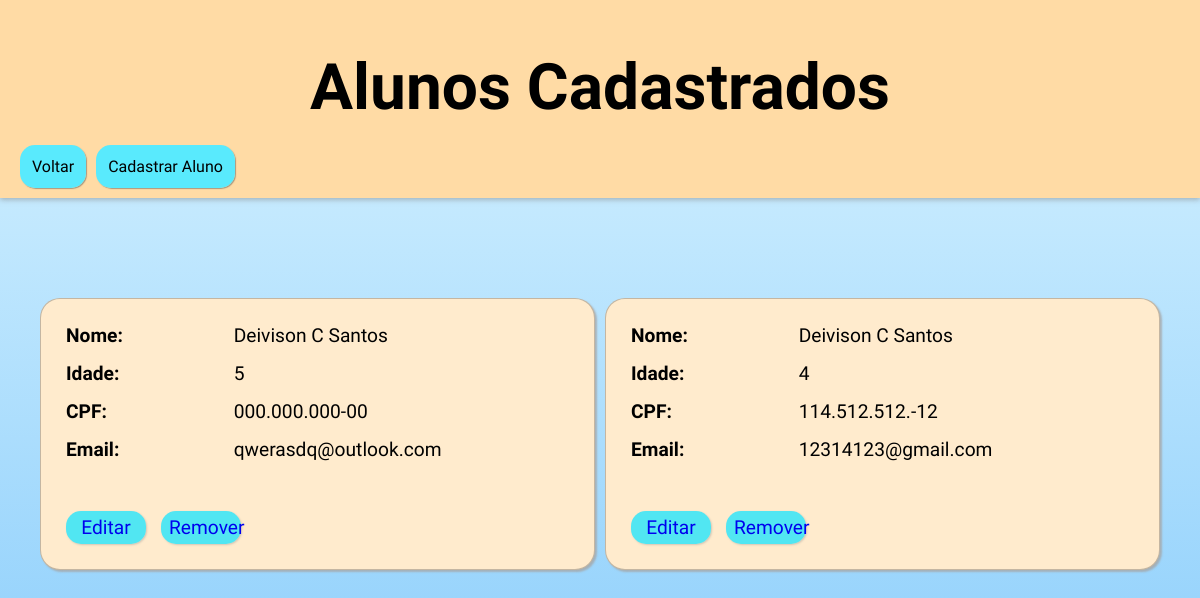
/User/list, run on an earlier commit of the app's database.
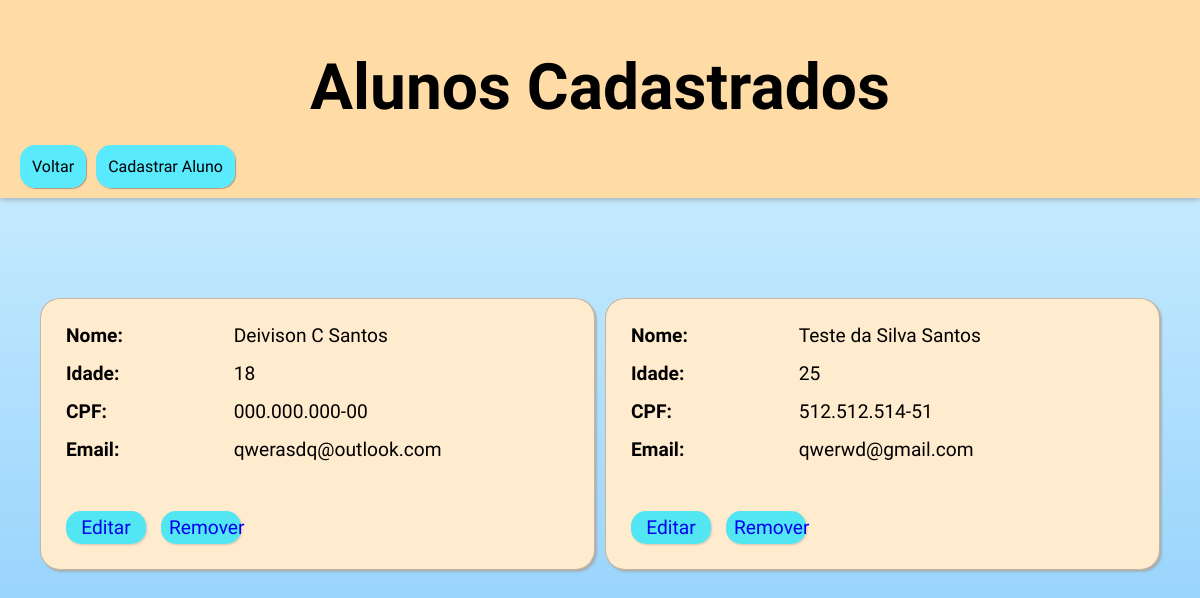
And on a later commit of the database.
### models/tables.py (models this page shows, shortened)
class Students_Inf(db.Model):
    __tablename__ = "Students_List"
    id = db.Column(db.Integer, primary_key=True)
    name = db.Column(db.String, nullable=False)
    age = db.Column(db.Integer, nullable=False)
    cpf = db.Column(db.String, unique=True)
    email = db.Column(db.String, unique=True)

### users.py (the view)
@bp_Students.route('/list')
def list_students():
    Students_all = Students_Inf.query.all()
    return render_template("list_students.html", Students_all=Students_all)

### templates/list_students.html (shortened to what this page needs)
<!DOCTYPE html>
<html lang="pt-br">
<head>
    <link rel="stylesheet" href="../static/global.css">
    <link rel="stylesheet" href="../static/list.css">
</head>
<body>
    <header>
        <h1>Alunos Cadastrados</h1>
        <nav>
            <a href="/">Voltar</a>
            <a href="/User/create">Cadastrar Aluno</a>
        </nav>
    </header>
    <main>
        <ul>
            {% for student in Students_all %}
            <li>
               <div class="about">
                    <span class="type">
                        <span>Nome</span>
                        <span>{{ student.name }}</span>
                    </span>
                    <span class="type">
                        <span>Idade</span>
                        <span>{{ student.age }}</span>
                    </span>
                    <span class="type">
                        <span>CPF</span>
                        <span>{{ student.cpf }}</span>
                    </span>
                    <span class="type">
                        <span>Email</span>
                        <span>{{ student.email }}</span>
                    </span>
                </div>
                <div class="options">
                    <a href="/User/update/{{student.id}}">Editar</a>
                    <a href="/User/remove/{{student.id}}">Remover</a>
                </div>
            </li>
            {%endfor%}
        </ul>
    </main>
</body>
</html>

What changed in the data, as far as the page shows it:
changed Students_Inf "Deivison C Santos": age "5" → "18"
changed Students_Inf: name "Deivison C Santos" → "Teste da Silva Santos"; age "4" → "25"; cpf "114.512.512.-12" → "512.512.514-51"; email "12314123@gmail.com" → "qwerwd@gmail.com"
